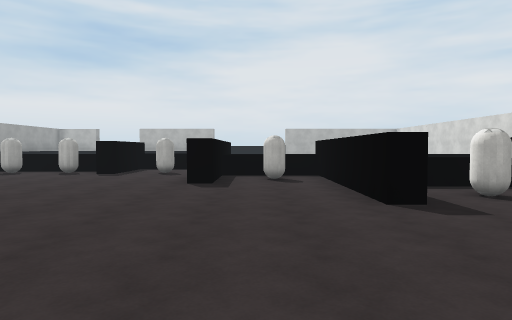
[1] (above)

19 first-person views from a walk through a Unity game level. The camera is 1.4 m above the floor, tilts 2° down and sees 75° across. The floor is counted in squares, 2 m on a side. Each view is taken from the middle of a square. On the plan, view 1 faces up. The plan holds only what a view shows up to about 10 squares ahead; the rest is blank. The place goes on beyond the plan. The player character is not drawn. Some animated figures are not drawn. Surface patterns are stand-ins for the level's own textures.

[2]
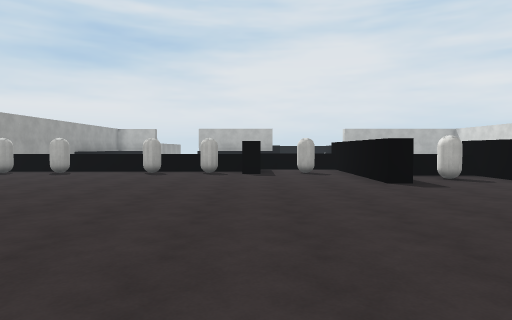

[3]
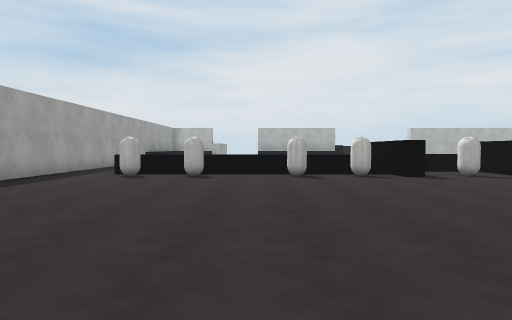

[4]
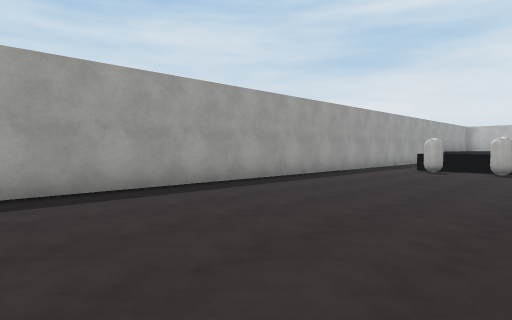

[5]
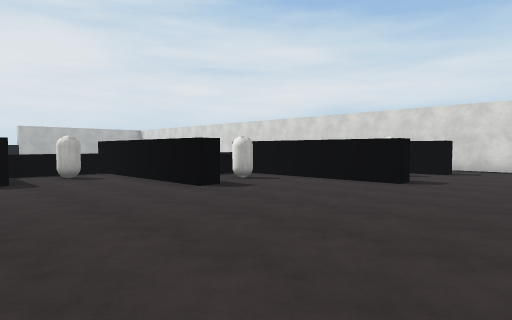

[6]
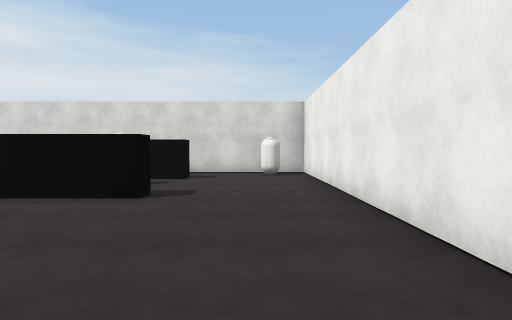

[7]
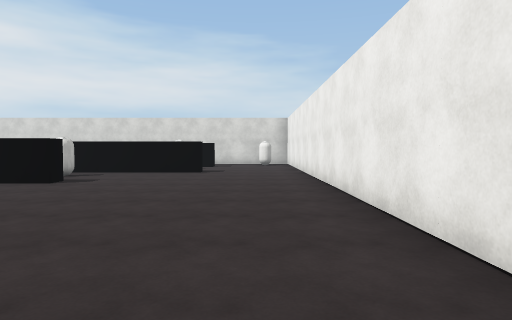

[8]
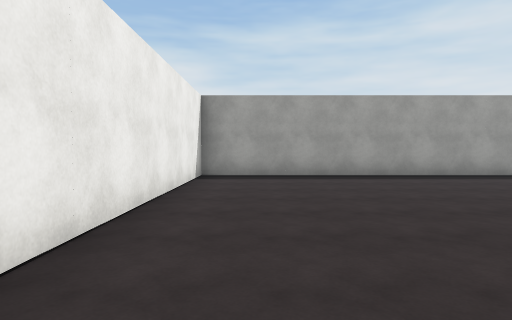

[9]
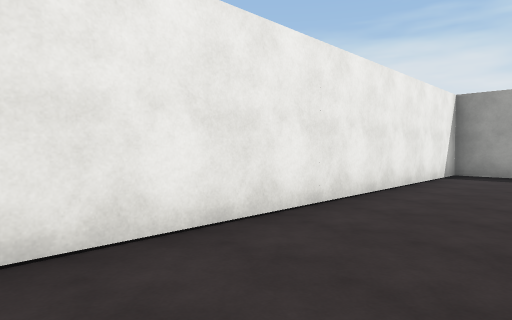

[10]
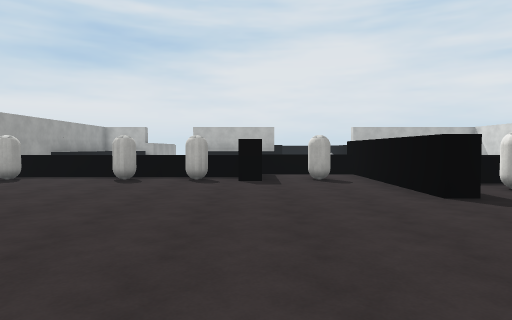

[11]
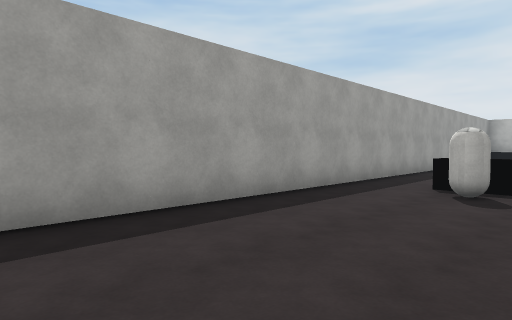

[12]
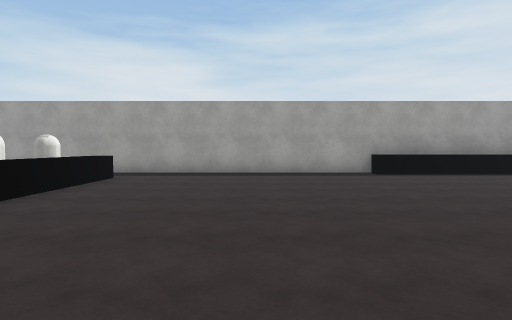

[13]
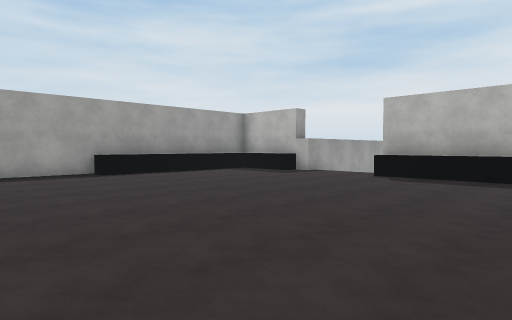

[14]
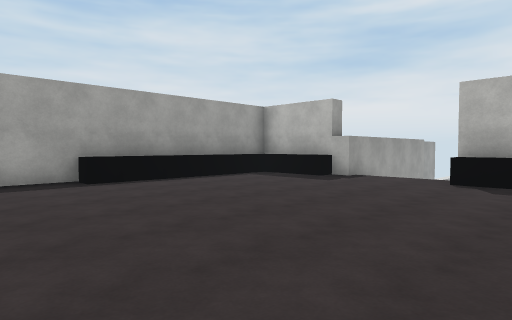

[15]
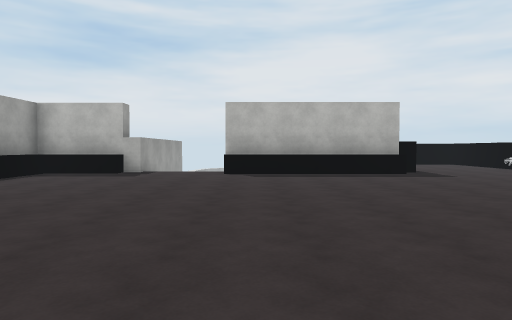

[16]
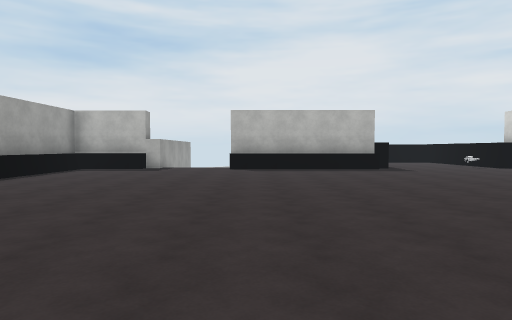

[17]
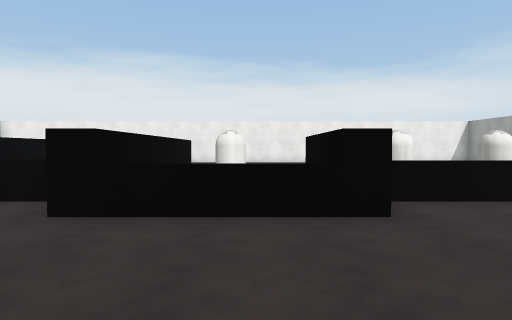

[18]
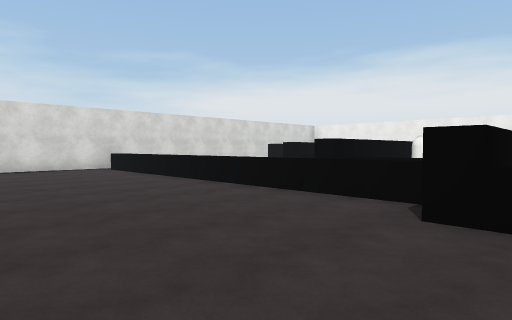

[19]
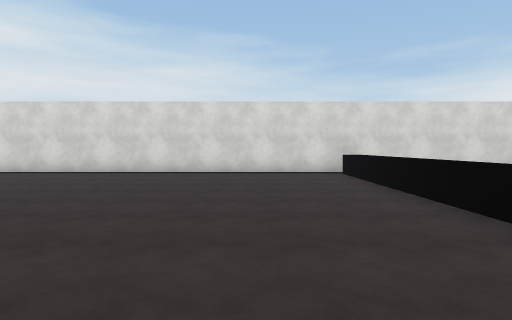

### Floor plan
Key: @ floor where view 1 was taken; # wall or solid block; x gap in a wall; . floor; ^ raised ledge; C capsule; O other object.
Columns run from 14 left of view 1 to 10 right of it. Each row starts with its distance up from view 1.
 22  ^.............
 21  ^.............
 20  ^.............        .#
 19  ^............        ..#
 18  ^...........       ....#
 17 #............      .....#
 16 #...........     .......#
 15 #.......................#
 14 #.......................#
 13 #.......................#
 12 #.......................#
 11 #.........#^^#..........#
 10 #..CCC^C^C#..#^^^^^^^^^^#
  9 #..C...C...C.#^^x       #
  8 #............#C.#       #
  7 #............#..#       #
  6 #...............#^^#    #
  5 #...............#.C#
  4 #..................#
  3 #..................#O #
  2 #..................#..#.#
  1 #.......................#
  0 #.............@........C#
 -1 #......................##
 -2 ########################

Where each view was taken, in squares from view 1:
view 1: 0 up, 0 right, facing up
view 2: 0 up, 4 left, facing up
view 3: 1 up, 8 left, facing up
view 4: 1 down, 8 left, facing up-left
view 5: 1 down, 2 left, facing up-right
view 6: 0 up, 0 right, facing right
view 7: 0 up, 5 left, facing right
view 8: 0 up, 5 left, facing left
view 9: 1 up, 4 left, facing down-left
view 10: 2 up, 4 left, facing up
view 11: 4 up, 10 left, facing up-left
view 12: 14 up, 4 left, facing left
view 13: 14 up, 4 left, facing up-left
view 14: 15 up, 6 left, facing up-left
view 15: 13 up, 7 left, facing up
view 16: 11 up, 7 left, facing up
view 17: 15 up, 3 left, facing down
view 18: 15 up, 2 left, facing down-right
view 19: 13 up, 0 right, facing right
